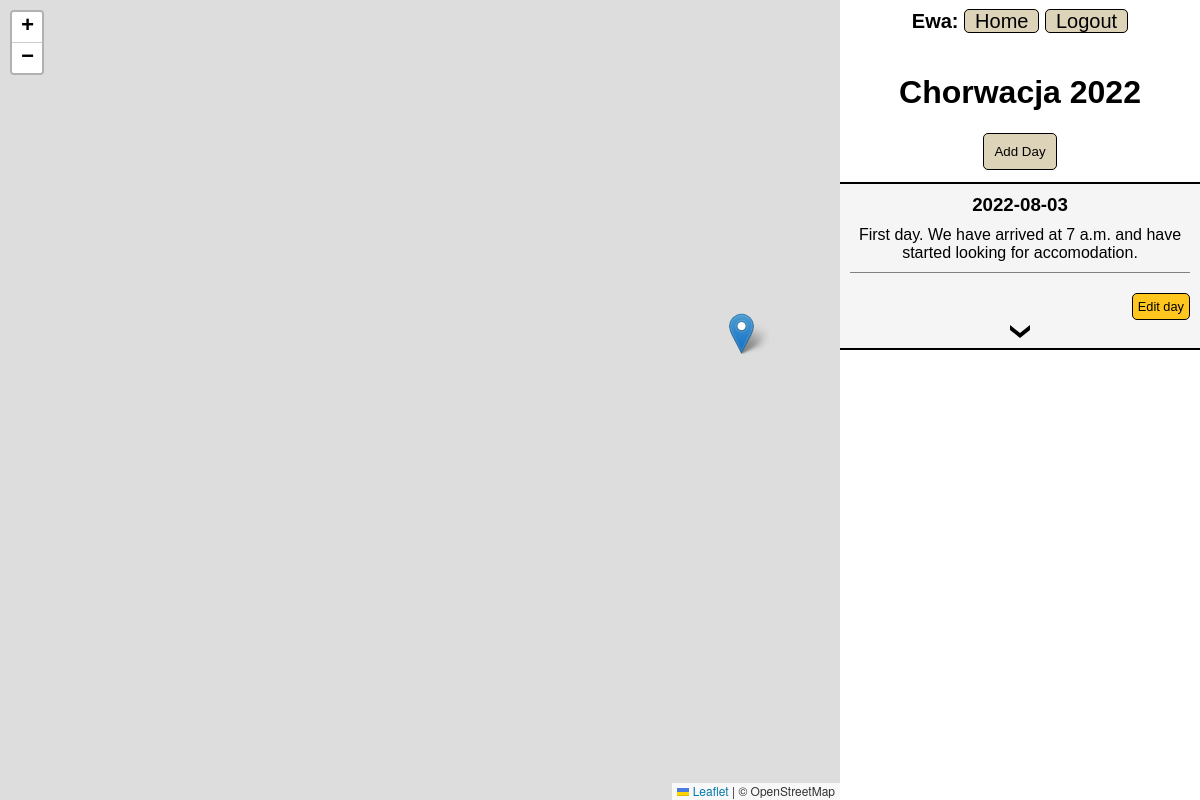
Page /adventure/49 (signed in) on the earlier database version.
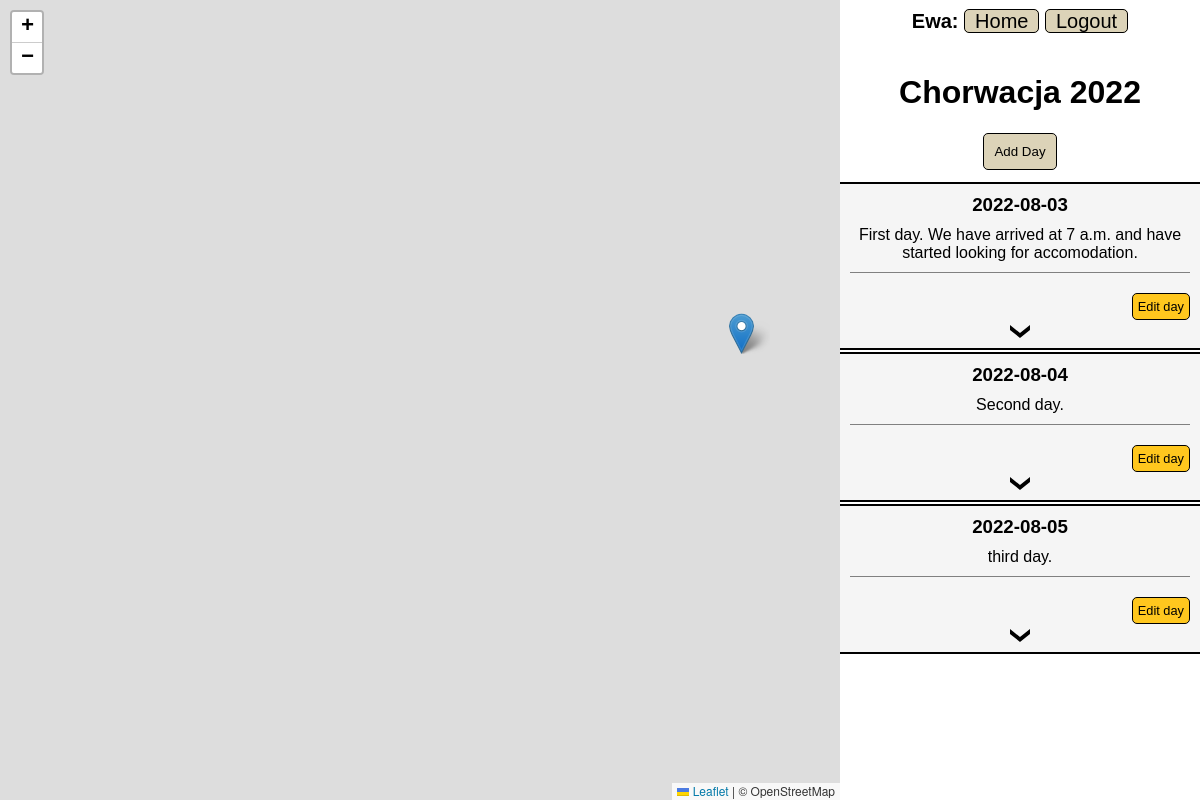
Same page on the later database version.
### adventure/models.py (models this page shows)
class Day(models.Model):
    adventure = models.ForeignKey(Adventure, on_delete=models.CASCADE)
    description = models.CharField(max_length=5000)
    date = models.DateField()

### adventure/views.py (the view)
# urls.py: path('adventure/<int:id>', views.adventure, name='adventure'),
@login_required
def adventure(request, id, message=None):
    try:
        message = request.GET['message']
    except:
        pass
    adventure = Adventure.objects.get(pk = id)
    if request.user == adventure.author:
        days = Day.objects.filter(adventure = id).order_by("date")
        days_and_locations = []
        if days:
            for i in range(0, len(days)):
                locations = Location.objects.filter(day=days[i])
                days_and_locations.append((days[i], locations))
        json_days = json.loads(serializers.serialize('json', days))
        if days:
            for i in range(len(days)):
                locations = Location.objects.filter(day=days[i])
                json_locations = json.loads(serializers.serialize('json', locations))
                json_days[i]['locations'] = json_locations
        return render(request, 'adventure/adventure.html',{
            'id': id,
            'days': days_and_locations,
            'adventure': adventure.title,
            'new_day': NewDayForm(),
            'edit_day': EditDayForm(),
            'new_location': NewLocationForm(),
            'edit_location': EditLocationForm(),
            'message': message,
            'markers_data': json_days,
        })
    return render(request, 'adventure/layout.html', {
        'message': "Permission Denied!",
    })

### adventure/templates/adventure/adventure.html (shortened to what this page needs)
{% extends "adventure/layout.html"%}
{% load static %}
{% block body %}
    <div>
        <h1 class="title">{{adventure}}</h1>
    </div>
    <div class="add-day">
        <button class="add" type="button" id="show-add-day-form">Add Day</button>
    </div>
    {% for day, locations in days %}
        <div class="adv-item">
            <h3>{{ day.date|date:"Y-m-d" }}</h3>
            <span>{{ day.description }}</span>
            <button type="button" class="edit" data-id="{{day.id}}" >Edit day</button>
            <img class="show-more arrow-down" src="{% static 'adventure/img/arrow-down.svg' %}" alt="show location arrow">
        </div>
    {% empty %}
        <span> No days yet. </span>
    {% endfor %}
{% endblock %}

Differences in the rows shown:
added Day: date "2022-08-04", description "Second day."
added Day: date "2022-08-05", description "third day."
